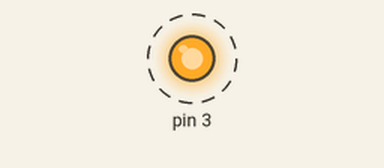
Simulated run of this sketch. Board: Arduino Uno, built with avr-gcc and run on an emulated ATmega328P. Parts: output pins drawn as LEDs (lit = HIGH). Dashed ring = blinking.

Above: at 0.5 s.
Timing chart, 0 to 4.6 s (numbered marks = the images above):
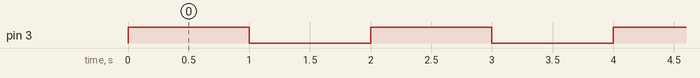

Measured:
- by itself, pin 3: alternates HIGH for 1.0 s and LOW for 1.0 s

The sketch:

ArdublocklySketch.ino
```cpp
void setup() {
  pinMode(3, OUTPUT);
}

void loop() {
  digitalWrite(3, HIGH);
  delay(1000);
  digitalWrite(3, LOW);
  delay(1000);

}
```
